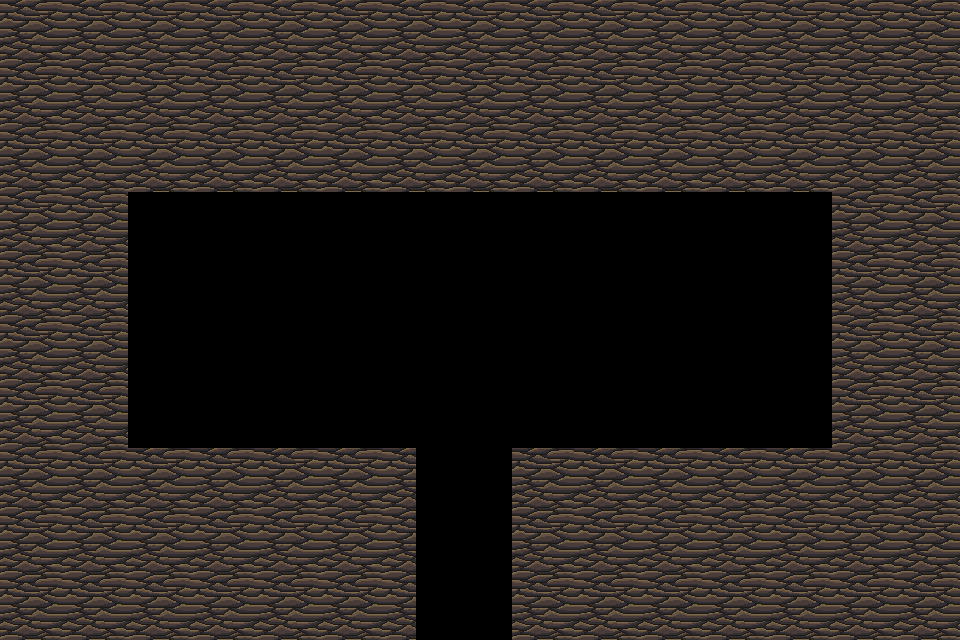

Tiled map render using the project's own tile images. Description and the map definition, with tile-layer contents summarised, below:
An orthogonal 30x20 tile map with 32x32 px tiles, 1 tile layer (Tile Layer 1) and 6 objects.

<map version="1.10" tiledversion="1.11.0" orientation="orthogonal" renderorder="left-down" width="30" height="20" tilewidth="32" tileheight="32" infinite="0" nextlayerid="4" nextobjectid="90">
 <tileset firstgid="1" source="ground.tsx" />
 <layer id="1" name="Tile Layer 1" width="30" height="20">
  <data>[600 cells, 406 non-empty, 4 distinct tile ids]</data>
 </layer>
 <objectgroup id="3" name="ground_down">
  <object id="31" x="419" y="446" width="90" height="193.333" />
 </objectgroup>
 <objectgroup id="2" name="ground">
  <object id="6" x="6" y="-2" width="118" height="640" />
  <object id="8" x="126" y="2" width="704" height="188" />
  <object id="10" x="830" y="2" width="130" height="638" />
  <object id="19" x="128.667" y="446" width="285.333" height="190" />
  <object id="55" x="514" y="446" width="314.667" height="190" />
 </objectgroup>
</map>
